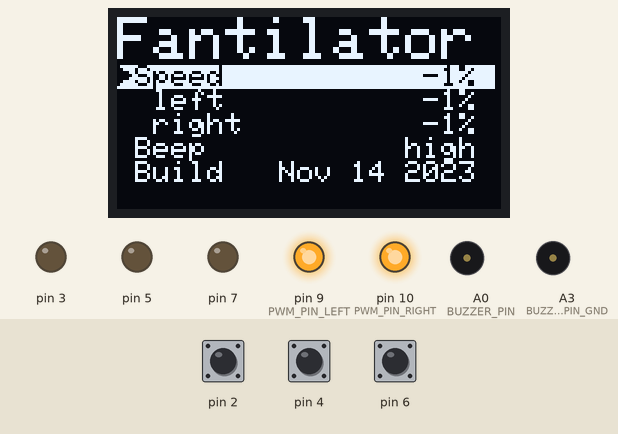
A sketch run on a simulated Arduino Uno, built with avr-gcc and run on an emulated ATmega328P. Shown: 128×64 one-colour display, output pins drawn as LEDs (lit = HIGH), buzzer (waves = sounding, pin HIGH). The inputs (shaded band) are chosen by the test bench; at power-on: pin 2 HIGH, pin 4 HIGH, pin 6 HIGH. The display library's start-up logo is not drawn; EEPROM starts erased.

Above: at 1.2 s.
1.3 s: pin 2 pulled LOW for 1 s
At 3.5 s:
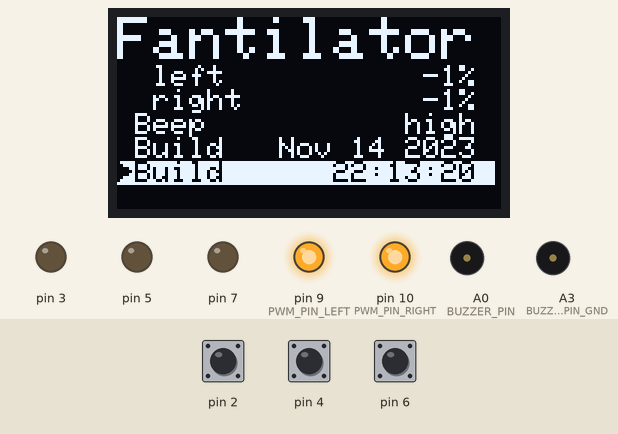
3.8 s: pin 4 pulled LOW for 3.2 s
At 7.4 s:
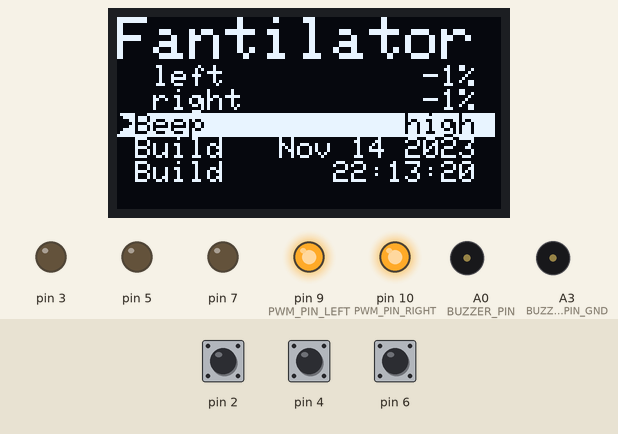
8.5 s: pin 6 pulled LOW for 0.15 s
At 9.0 s:
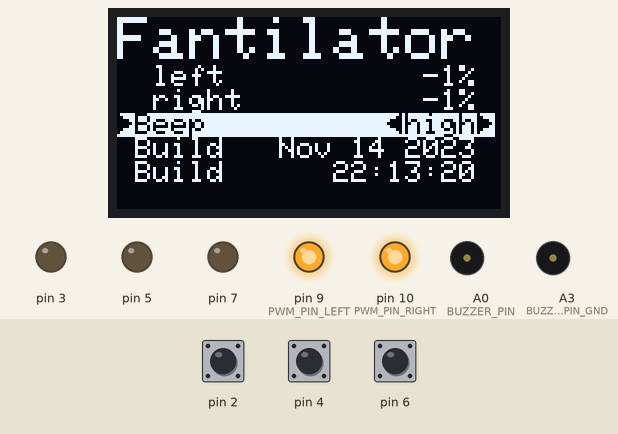
10.1 s: pin 4 pulled LOW for 1 s
At 10.34 s:
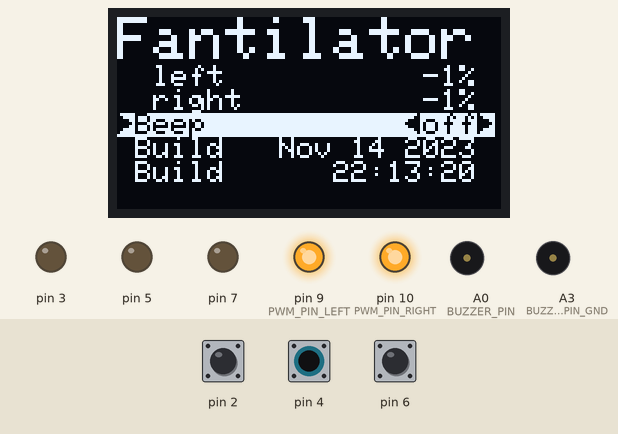
12.6 s: pin 6 pulled LOW for 1 s
At 13.5 s:
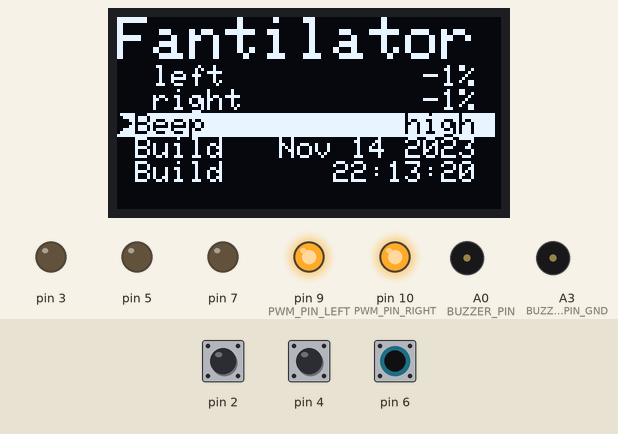
15.1 s: pin 2 pulled LOW for 0.15 s
At 15.7 s:
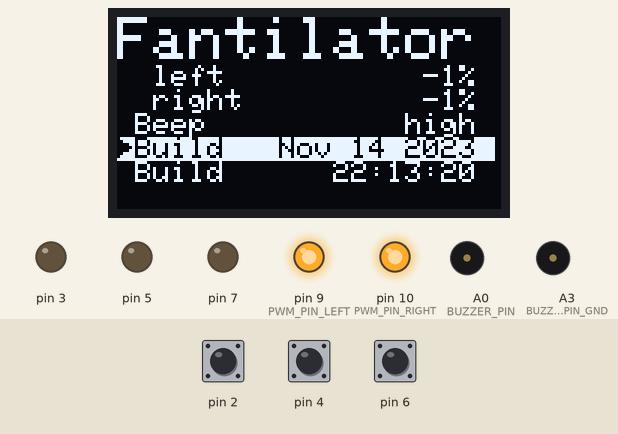
Timing chart, 0 to 17.7 s (numbered marks = the images above; inputs shaded):
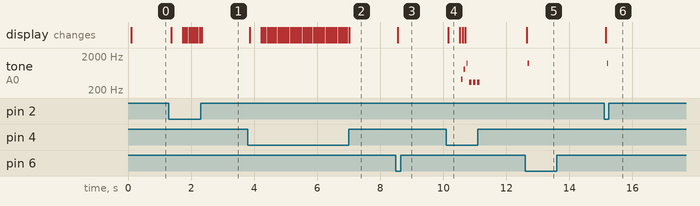

Measured:
- after the input at 1.3 s, the display: first changes after 0.07 s (image 1 shows a later state)
- after the input at 3.8 s, the display: first changes after 0.06 s (image 2 shows a later state)
- after the input at 8.5 s, the display: changes after 0.06 s (image 3)
- after the input at 10.1 s, tone on A0 (BUZZER_PIN): plays 416 Hz for 0.04 s, 829 Hz for 0.04 s, 1239 Hz for 0.04 s, 333 Hz for 0.08 s, 333 Hz for 0.08 s, 333 Hz for 0.08 s, starting after 0.47 s; the display: changes after 0.05 s (image 4)
- after the input at 12.6 s, tone on A0 (BUZZER_PIN): silent → 1239 Hz after 0.09 s, → silent 0.04 s later; the display: changes at once (image 5)
- after the input at 15.1 s, tone on A0 (BUZZER_PIN): silent → 1239 Hz after 0.10 s, → silent 0.04 s later; the display: changes after 0.05 s (image 6)

The sketch:

kernel.ino
```cpp
/*
   FantilatorOS
*/

#include <SPI.h>
#include <Wire.h>
#include <Adafruit_GFX.h>
#include <Adafruit_SSD1306.h>
#include <EEPROM.h>

// Predefined button states
#define BUTTON_STATE_OFF 0
#define BUTTON_STATE_PRESS 1
#define BUTTON_STATE_WAIT 2
#define BUTTON_STATE_HOLD 3

// Delay for main loop in ms
#define LOOP_DELAY 25
// Delay before WAIT becomes HOLD in loops
#define HOLD_THRESHOLD (300/LOOP_DELAY)

#define SCREEN_WIDTH 128 // OLED display width, in pixels
#define SCREEN_HEIGHT 64 // OLED display height, in pixels

// Declaration for an SSD1306 display connected to I2C (SDA, SCL pins)
#define OLED_RESET     -1 // Reset pin # (or -1 if sharing Arduino reset pin)
Adafruit_SSD1306 display(SCREEN_WIDTH, SCREEN_HEIGHT, &Wire, OLED_RESET);

#define PWM_PIN_LEFT 9
#define PWM_PIN_RIGHT 10

#define BUZZER_PIN A0
#define BUZZER_PIN_GND A3

#define SOFT_POWER_PIN 12

#define BUZZER_EEPROM_ADDRESS 0
#define LEFT_PWM_EEPROM_ADDRESS 1
#define RIGHT_PWM_EEPROM_ADDRESS 2

typedef struct {
  uint8_t pin;
  uint8_t pinGnd;
  uint8_t state;
  int holdCounter;
} Button;

typedef struct {
  String label;
  // Qui peut être modifié
  bool modifiable;
  int8_t* value;
  String suffix;
} MenuItem;

// Digital pin 2 is down button
Button buttonDown = {2, 3, BUTTON_STATE_OFF, 0};
// Digital pin 3 is up button
Button buttonUp = {4, 5, BUTTON_STATE_OFF, 0};
// Digital pin 4 is enter button
Button buttonEnter = {6, 7, BUTTON_STATE_OFF, 0};

uint16_t iteration = 0;
// Current power percentage
int8_t currentPowerLeft = 0;
int8_t currentPowerRight = 0;
int8_t currentPower = 0;

int8_t currentMenuItem = 0;
int8_t settingItemIndex = -1;

int8_t buzzerPitch = 1;

bool psuIsOn = false;

void setupButton(Button b) {
  pinMode(b.pin, INPUT);
  pinMode(b.pinGnd, OUTPUT);
  digitalWrite(b.pinGnd, LOW);
  digitalWrite(b.pin, HIGH);
}
// the setup routine runs once when you press reset:
void setup() {
  // initialize serial communication at 9600 bits per second:
  Serial.begin(9600);
  // Make the button pins an input:
  setupButton(buttonDown);
  setupButton(buttonUp);
  setupButton(buttonEnter);
  // Make the pwm pin as output
  pinMode(PWM_PIN_LEFT, OUTPUT);
  pinMode(PWM_PIN_RIGHT, OUTPUT);

  pinMode(BUZZER_PIN, INPUT);
  pinMode(BUZZER_PIN_GND, OUTPUT);
  digitalWrite(BUZZER_PIN_GND, LOW);

  pinMode(SOFT_POWER_PIN, INPUT);
  digitalWrite(SOFT_POWER_PIN, LOW);
  // SSD1306_SWITCHCAPVCC = generate display voltage from 3.3V internally
  if (!display.begin(SSD1306_SWITCHCAPVCC, 0x3C)) { // Address 0x3C for 128x64
    Serial.println(F("SSD1306 allocation failed"));
    for (;;); // Don't proceed, loop forever
  }

  // Show initial display buffer contents on the screen --
  // the library initializes this with an Adafruit splash screen.
  display.display();
  delay(1); // Pause for 1 millisecond

  // Clear the buffer
  display.clearDisplay();

  buzzerPitch = EEPROM.read(BUZZER_EEPROM_ADDRESS);
  currentPowerLeft = EEPROM.read(LEFT_PWM_EEPROM_ADDRESS);
  currentPowerRight = EEPROM.read(RIGHT_PWM_EEPROM_ADDRESS);
  currentPower = currentPowerRight;

  if (currentPowerLeft != 0 || currentPowerRight != 0) {
    pinMode(SOFT_POWER_PIN, OUTPUT);
    digitalWrite(SOFT_POWER_PIN, LOW);
    psuIsOn = true;
  }

  analogWrite(PWM_PIN_LEFT, (int)(2.55 * currentPowerLeft));
  analogWrite(PWM_PIN_RIGHT, (int)(2.55 * currentPowerRight));
}

Button updateButtonState(Button button) {
  uint8_t newState = digitalRead(button.pin);
  if (newState == 1) {
    button.state = BUTTON_STATE_OFF;
    button.holdCounter = 0;
  } else {
    if (button.state == BUTTON_STATE_OFF) {
      button.state = BUTTON_STATE_PRESS;
    } else {
      if (button.holdCounter >= HOLD_THRESHOLD) {
        button.state = BUTTON_STATE_HOLD;
      } else {
        button.holdCounter++;
        button.state = BUTTON_STATE_WAIT;
      }
    }
  }
  return button;
}

// the loop routine runs over and over again forever:
void loop() {
  bool displayRefresh = (iteration == 0);
  iteration++;

  MenuItem menuItems[] = {{
      .label = F("Speed"),
      .modifiable = true,
      .value = &currentPower,
      .suffix = F("%")
    },
    { .label = F(" left"),
      .modifiable = true,
      .value = &currentPowerLeft,
      .suffix = F("%")
    },
    { .label = F(" right"),
      .modifiable = true,
      .value = &currentPowerRight,
      .suffix = F("%")
    },
    { .label = F("Beep"),
      .modifiable = true,
      .value = &buzzerPitch,
      .suffix = F("")
    },
    { .label = F("Build"),
      .modifiable = false,
      .value = 0,
      .suffix = F(__DATE__)
    }
    ,
    { .label = F("Build"),
      .modifiable = false,
      .value = 0,
      .suffix = F(__TIME__)
    }
  };
  int totalMenuItems = sizeof(menuItems) / sizeof(menuItems[0]);

  buttonDown = updateButtonState(buttonDown);
  buttonUp = updateButtonState(buttonUp);
  buttonEnter = updateButtonState(buttonEnter);

  int8_t valueAdjustment = 0;
  bool buzz = false;
  bool errorBuzz = false;
  if (buttonDown.state == BUTTON_STATE_PRESS || buttonDown.state == BUTTON_STATE_HOLD) {
    valueAdjustment = -1;
    buzz = true;
  }

  if (buttonUp.state == BUTTON_STATE_PRESS || buttonUp.state == BUTTON_STATE_HOLD) {
    valueAdjustment = 1;
    buzz = true;
  }

  if (buttonEnter.state == BUTTON_STATE_PRESS) {
    buzz = true;
    if (settingItemIndex == -1) {
      MenuItem *item = &menuItems[currentMenuItem];
      if (item->modifiable) {
        settingItemIndex = currentMenuItem;
      } else {
        errorBuzz = true;
      }
    } else {
      settingItemIndex = -1;
    }
    displayRefresh = true;
  }

  if (valueAdjustment != 0) {
    if (settingItemIndex == -1) {
      currentMenuItem = (totalMenuItems + currentMenuItem - valueAdjustment) % totalMenuItems;
    } else {
      MenuItem *item = &menuItems[settingItemIndex];
      *(item->value) += valueAdjustment;
      if (*(item->value) < 0) {
        *(item->value) = 0;
        errorBuzz = true;
      } else if (*(item->value) > 100) {
        *(item->value) = 100;
        errorBuzz = true;
      }
      if (settingItemIndex == 0) {
        currentPowerLeft = currentPowerRight = currentPower;
        EEPROM.write(LEFT_PWM_EEPROM_ADDRESS, currentPowerLeft);
        EEPROM.write(RIGHT_PWM_EEPROM_ADDRESS, currentPowerRight);
      } else if (settingItemIndex == 1) {
        currentPower = *(item->value);
        EEPROM.write(LEFT_PWM_EEPROM_ADDRESS, currentPowerLeft);
      } else if (settingItemIndex == 2) {
        currentPower = *(item->value);
        EEPROM.write(RIGHT_PWM_EEPROM_ADDRESS, currentPowerRight);
      } else if (settingItemIndex == 3) {
        if (buzzerPitch > 3) {
          buzzerPitch = 3;
          errorBuzz = true;
        }
        EEPROM.write(BUZZER_EEPROM_ADDRESS, buzzerPitch);
      }
      if (settingItemIndex == 0 || settingItemIndex == 1 || settingItemIndex == 2) {
        analogWrite(PWM_PIN_LEFT, (int)(2.55 * currentPowerLeft));
        analogWrite(PWM_PIN_RIGHT, (int)(2.55 * currentPowerRight));
        if (psuIsOn && currentPowerLeft == 0 && currentPowerRight == 0) {
          pinMode(SOFT_POWER_PIN, INPUT);
          digitalWrite(SOFT_POWER_PIN, LOW);
          psuIsOn = false;
        } else if (!psuIsOn && (currentPowerLeft != 0 || currentPowerRight != 0)) {
          pinMode(SOFT_POWER_PIN, OUTPUT);
          digitalWrite(SOFT_POWER_PIN, LOW);
          psuIsOn = true;
        }
      }
    }
    displayRefresh = true;
  }

  if (displayRefresh) {
    display.clearDisplay();
    display.setCursor(0, 0);
    display.setTextSize(2);
    display.setTextColor(WHITE);
    display.println(F("Fantilator"));
    display.setTextSize(1);
    int startItem = 0;
    int endItem = 5;
    if (currentMenuItem < 3) {
      startItem = 0;
      endItem = 5;
    } else if (currentMenuItem > totalMenuItems - 3) {
      startItem = totalMenuItems - 5;
      endItem = totalMenuItems;
    } else {
      startItem = currentMenuItem - 2;
      endItem = currentMenuItem + 3;
    }
    for (int i = startItem; i < endItem; i++) {
      if (i == currentMenuItem) {
        display.setTextColor(BLACK, WHITE);
        display.print("\x10");
      } else {
        display.setTextColor(WHITE);
        display.print(" ");
      }
      int8_t printedChars = 1;
      MenuItem *item = &menuItems[i];
      display.print(item->label);
      printedChars += item->label.length();
      String value;
      int8_t suffixMultiplier = 1;
      if (i == 0 && currentPowerLeft != currentPowerRight) {
        value = F("--");
      } else if ((i == 0 || i == 1 || i == 2) && currentPowerLeft == 0 && currentPowerRight == 0) {
        value = F("off");
        suffixMultiplier = 0;
      } else if (item->value) {
        if (i == 3) {
          if (*item->value == 0) {
            value = F("off");
          } else if (*item->value == 1) {
            value = F("low");
          } else if (*item->value == 2) {
            value = F("medium");
          } else {
            value = F("high");
          }
        } else {
          value = String(*item->value);
        }
      } else {
        value = "";
      }
      int8_t neededSpaces = 19 - printedChars - value.length() - (suffixMultiplier * item->suffix.length());
      for (int8_t j = 0; j < neededSpaces; j++) {
        display.print(" ");
      }
      if (i == settingItemIndex) {
        display.print("\x11");
      } else {
        display.print(" ");
      }
      display.print(value);
      if (suffixMultiplier != 0) {
        display.print(item->suffix);
      }
      if (i == settingItemIndex) {
        display.println("\x10");
      } else {
        display.println(" ");
      }
    }
    display.display();

    if ((errorBuzz || buzz) && buzzerPitch > 0) {
      pinMode(BUZZER_PIN, OUTPUT);
      int iterationDelay = 1200 / buzzerPitch;
      int iterations = 8 * buzzerPitch;
      if (errorBuzz) {
        iterationDelay = 1500;
        iterations = 20;
      }
      for (int i = 0; i < iterations; i ++) {
        digitalWrite(BUZZER_PIN, HIGH);
        delayMicroseconds(iterationDelay);
        digitalWrite(BUZZER_PIN, LOW);
        delayMicroseconds(iterationDelay);
      }
      pinMode(BUZZER_PIN, INPUT);
    }
  }

  delay(LOOP_DELAY);        // delay in between reads for stability
}
```
